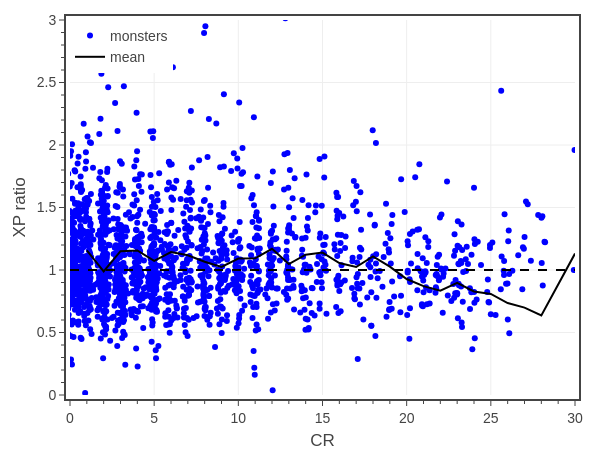

The notebook cell saved with this chart:
### Code cell
import json

def load_pc_data(file, columns):
    """Loads PC data from file and puts it into a pandas dataframe
    """
    with open(file, 'r') as fin:
        pc_data = json.load(fin)

    pc_dict = {}
    for c in columns:
        d = []
        for pc in pc_data:
            d += [x[c] for x in pc_data[pc]]
        pc_dict[c] = d

    return pd.DataFrame(pc_dict)


def attack_hit_crit_prob(AC, AB):
    return max(0.05, min(0.95, 0.05*(21 + AB - AC)))

# import data
dfM = pd.read_csv('../../assets/data/monsters-2014.csv')
dfM['eXP'] = 0.25*10*(0.65/3)*dfM['adj HP']*dfM['adj DPR']
dfM = dfM[dfM['CR'].ge(1)]

dfP = load_pc_data(
    f'../../_classes/xp-and-player-characters/pc data - Medium 2 short rests.json', 
    ['level','armor class','attack bonus'],
)
dfP = dfP.groupby(['level']).mean()


# create figure
fig = go.Figure()

# plot monster data
df1 = df0[df0['CR'].between(0,30) & df0['Category'].isin(['generic','legacy','legendary','unique'])]
fig.add_trace(go.Scatter(
    x=tfb.jitter(df1['CR'], 0.2), 
    y=dfM['eXP']/dfM['XP'],
    mode='markers', 
    name='monsters',
    marker=dict(color='blue', opacity=1),
    #customdata = np.stack((df1['Monster'], df1['CR'], df1['eXP Ratio']), axis=-1),
    #hovertemplate = '<b>%{customdata[0]}</b><br>'
    #    + 'CR: %{customdata[1]}<br>'
    #    + 'eXP ratio: %{customdata[2]:.2f}'
    #    + '<extra></extra>'
))

# plot average
dfM = dfM[['CR','XP','eXP']].groupby('CR').mean().reset_index()
fig.add_trace(go.Scatter(
    x=dfM['CR'], 
    y=dfM['eXP']/dfM['XP'],
    mode='lines', 
    name='mean',
    line=dict(color='black'),
    hovertemplate='<b>mean</b><br>' + 'CR %{x:,.0f}<br>' + 'XP ratio %{y:,.2f}<br>' + '<extra></extra>'
))

conf = 0.6
dfU = df1[[xCol,yCol]].groupby(xCol).quantile(0.5 + conf/2).reset_index()
dfL = df1[[xCol,yCol]].groupby(xCol).quantile(0.5 - conf/2).reset_index()
#fig.add_trace(go.Scatter(x=dfG[xCol], y=dfU[yCol], line_width=0, legendgroup='confidence', showlegend=False, hoverinfo='skip'))
#fig.add_trace(go.Scatter(x=dfG[xCol], y=dfL[yCol], line_width=0, name=f'{conf:.0%} confidence', legendgroup='confidence', hoverinfo='skip', fill='tonexty', fillcolor='rgba(0, 0, 255, 0.2)'))

fig.add_trace(go.Scatter(
    x=[0,30], 
    y=[1,1],
    mode='lines', 
    showlegend=False,
    line=dict(color='black', dash='dash'),
    hoverinfo='skip',
))

# show figure
fig.update_layout(
    template=tfb.FIG_TEMPLATE,
    margin=dict(l=70, r=25, b=55, t=20, pad=4),
    xaxis=dict(
        title_text='CR',
        range=[0,30],
        tick0=0, dtick=5,
        minor=dict(tick0=0, dtick=1),
    ),
    yaxis=dict(
        title_text='XP ratio',
        range=[0,3],
        tick0=0, dtick=0.5,
        minor=dict(tick0=0, dtick=0.1),
    ),
    legend=dict(
        xanchor='left', yanchor='top',
        x=0.00, y=1.00,
        orientation='v',
        tracegroupgap=0,
    ),
    width=600, 
    height=450,
)
fig.show(config=tfb.FIG_CONFIG)

# save figures
if SAVEFIGS:
    #fig.update_layout(autosize=True, width=None, height=None)
    #tfb.save_fig_html(fig, format='large', name=f'./fig-xp-ratio-vs-cr-large')
    #tfb.save_fig_html(fig, format='small', name=f'./fig-xp-ratio-vs-cr-small')
    pass

### Figure 1 — Plotly figure (JSON) as saved in the notebook; plotly's stock layout.template omitted (floating-point values rounded to 4 significant figures; data arrays with more than 128 entries replaced by an {"elided": "..."} marker saying what was removed)
{"data": [{"marker": {"color": "blue", "opacity": 1}, "mode": "markers", "name": "monsters", "type": "scatter", "x": {"elided": "2211 float values"}, "y": {"elided": "1885 float values"}}, {"hovertemplate": "<b>mean</b><br>CR %{x:,.0f}<br>XP ratio %{y:,.2f}<br><extra></extra>", "line": {"color": "black"}, "mode": "lines", "name": "mean", "type": "scatter", "x": [1.0, 2.0, 3.0, 4.0, 5.0, 6.0, 7.0, 8.0, 9.0, 10.0, 11.0, 12.0, 13.0, 14.0, 15.0, 16.0, 17.0, 18.0, 19.0, 20.0, 21.0, 22.0, 23.0, 24.0, 25.0, 26.0, 27.0, 28.0, 30.0], "y": [1.158, 0.9883, 1.151, 1.157, 1.073, 1.144, 1.118, 1.066, 1.025, 1.091, 1.093, 1.169, 1.048, 1.123, 1.139, 1.056, 1.024, 1.108, 1.026, 0.9279, 0.8712, 0.8341, 0.8979, 0.8284, 0.8089, 0.7355, 0.6988, 0.6361, 1.132]}, {"hoverinfo": "skip", "line": {"color": "black", "dash": "dash"}, "mode": "lines", "showlegend": false, "type": "scatter", "x": [0, 30], "y": [1, 1]}], "layout": {"height": 450, "legend": {"orientation": "v", "tracegroupgap": 0, "x": 0, "xanchor": "left", "y": 1, "yanchor": "top"}, "margin": {"b": 55, "l": 70, "pad": 4, "r": 25, "t": 20}, "width": 600, "xaxis": {"dtick": 5, "minor": {"dtick": 1, "tick0": 0}, "range": [0, 30], "tick0": 0, "title": {"text": "CR"}}, "yaxis": {"dtick": 0.5, "minor": {"dtick": 0.1, "tick0": 0}, "range": [0, 3], "tick0": 0, "title": {"text": "XP ratio"}}}}
